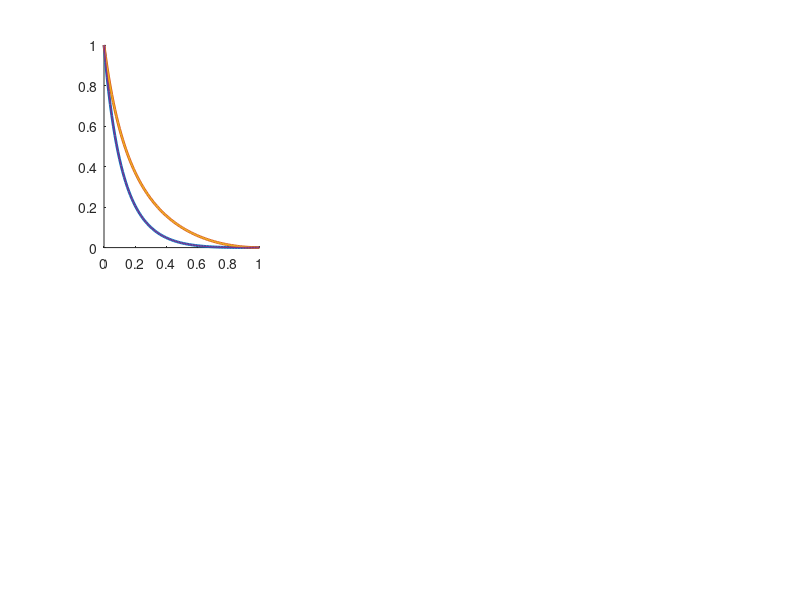

Recreate this plot in MATLAB. (Note: this script raises an error after producing the figure.)
% This script generates Fig. S2, which plots the coalescence probabilities 
% F, G, phi and gamma in terms of the fundamental model parameters r, m and
% N. The functions are simply plotted here, but for their derivations, see 
% the supplementary information of Rousset & Roze (2007).

close all
clearvars
clc

rR = [0 0.25 0.5]; % This array records different values of the recombination parameter r.
mR = 0:0.01:1; % This array records different values of the migration parameter m.
NR = [7 3]; % This array records different values of the deme size parameter N.

for cur_r = 1 : length(rR) % This for loop iterates over all values of the recombination parameter r in the array rR.
    
    r=rR(cur_r); 

for cur_m = 1 : length(mR) % This for loop iterates over all values of the migration parameter m in the array mR.
    
    m=mR(cur_m);
    
for cur_N = 1 : length(NR) % This for loop iterates over all values of the deme size parameter N in the array NR.
    
    N=NR(cur_N);

% The following four lines evaluate our coalescence probabilities for different values of N,m and r.    
gamma(cur_N,cur_m,cur_r) = ((-1+m)^3*(-12*(-1+r)^3-16*m^7*(-3+N)*(-2+N)*(-1+N)^3*(-1+r)^3+2*m^8*(-3+N)*(-2+N)*(-1+N)^3*(-1+r)^3+2*N^5*(-2+r)*r^2+4*N*(-1+r)*(-2+3*r)*(-5+4*r)+N^4*r*(-26+(44-17*r)*r)+N^3*(-1+r)*(18+13*r*(-7+4*r))-N^2*(-1+r)*(45+r*(-134+73*r))+m^6*(-2+N)*(-1+N)^2*(-1+r)*(168*(-1+r)^2+N*(-221+(448-225*r)*r)+N^2*(55+56*(-2+r)*r))-m^5*(-1+N)^2*(-1+r)*(-672*(-1+r)^2+N^3*(106+r*(-225+113*r))+4*N*(299+r*(-616+311*r))-2*N^2*(321+r*(-671+338*r)))+m^4*(-1+N)*(-1+r)*(840*(-1+r)^2+N^3*(-883+(1951-989*r)*r)+N^4*(122+r*(-281+143*r))-10*N*(229+r*(-476+241*r))+N^2*(2209+r*(-4750+2417*r)))+m^2*(-1+N)*(336*(-1+r)^3-N^3*(-1+r)*(260+r*(-756+397*r))-2*N*(-1+r)*(431+r*(-952+491*r))+N^2*(-1+r)*(751+r*(-1884+989*r))+N^4*(-24+r*(122+r*(-158+57*r))))-m^3*(-1+N)*(672*(-1+r)^3-4*N^3*(-1+r)*(159+2*r*(-193+99*r))-8*N*(-1+r)*(223+r*(-476+243*r))+4*N^2*(-1+r)*(415+r*(-947+488*r))+N^4*(-80+r*(298+r*(-334+115*r))))+m*(96*(-1+r)^3-4*N^5*r*(5+2*r*(-5+2*r))+22*N^2*(-1+r)*(19+r*(-49+26*r))-4*N*(-1+r)*(83+r*(-184+95*r))-N^3*(-1+r)*(230+r*(-743+403*r))+N^4*(-48+r*(278+r*(-364+131*r))))))/((-1+(-2+m)*m*(-1+N))*(-12*(-1+r)^3-9*m^8*(-3+N)*(-2+N)^2*(-1+N)^3*(-1+r)^3+m^9*(-3+N)*(-2+N)^2*(-1+N)^3*(-1+r)^3+2*N^5*(-2+r)*r^2+4*N*(-1+r)*(-2+3*r)*(-5+4*r)+N^4*r*(-26+(44-17*r)*r)+N^3*(-1+r)*(18+13*r*(-7+4*r))-N^2*(-1+r)*(45+r*(-134+73*r))+m^7*(-2+N)*(-1+N)^2*(-1+r)*(-216*(-1+r)^2+N^3*(-7+6*r)*(-5+6*r)+N^2*(-211+430*r-216*r^2)+N*(390-786*r+394*r^2))-m^6*(-2+N)*(-1+N)^2*(-1+r)*(-504*(-1+r)^2+N^2*(-466+(987-500*r)*r)+14*N*(63+r*(-129+65*r))+N^3*(76+r*(-167+84*r)))+m^5*(-2+N)*(-1+N)^2*(-1+r)*(-756*(-1+r)^2+42*N*(30+r*(-63+32*r))-3*N^2*(211+4*r*(-119+61*r))+N^3*(98+r*(-244+125*r)))+m*(-1+N)*(-108*(-1+r)^3+4*N^5*(-2+r)*r^2-2*N^4*r*(-5+3*r)*(-6+7*r)+3*N^3*(-1+r)*(22+r*(-108+61*r))+4*N*(-1+r)*(69+r*(-159+83*r))-N^2*(-1+r)*(227+r*(-680+369*r)))-m^2*(-1+N)*(-432*(-1+r)^3+2*N^5*r*(16+r*(-32+13*r))-6*N^2*(-1+r)*(193+5*r*(-100+53*r))+12*N*(-1+r)*(99+r*(-219+113*r))+N^3*(-1+r)*(484+r*(-1607+874*r))+6*N^4*(12+r*(-78+(106-39*r)*r)))+m^3*(-1+N)*(-1008*(-1+r)^3+140*N*(-1+r)*(21+r*(-45+23*r))+N^3*(-1+r)*(1583+6*r*(-716+379*r))-2*N^2*(-1+r)*(1592+r*(-3759+1957*r))+2*N^4*(174+r*(-764+(915-323*r)*r))+2*N^5*(-12+r*(74+r*(-101+37*r))))-m^4*(-1+N)*(-1512*(-1+r)^3+140*N*(-1+r)*(33+r*(-69+35*r))-4*N^2*(-1+r)*(1339+4*r*(-742+381*r))+N^3*(-1+r)*(2932+r*(-7029+3646*r))+N^4*(754+r*(-2771+(3077-1059*r)*r))+N^5*(-72+r*(298+r*(-348+121*r))))));
phi(cur_N,cur_m,cur_r) = -(((-1+m)^2*(-12*(-1+r)^3-9*m^8*(-3+N)*(-2+N)^2*(-1+N)^3*(-1+r)^3+m^9*(-3+N)*(-2+N)^2*(-1+N)^3*(-1+r)^3+2*N^5*(-2+r)*r^2+4*N*(-1+r)*(-2+3*r)*(-5+4*r)+N^4*r*(-26+(44-17*r)*r)+N^3*(-1+r)*(18+13*r*(-7+4*r))-N^2*(-1+r)*(45+r*(-134+73*r))+m^7*(-2+N)*(-1+N)^2*(-1+r)*(-216*(-1+r)^2+35*N^3*(-1+r)^2+N^2*(-211-212*(-2+r)*r)+N*(390-786*r+394*r^2))-m^6*(-2+N)*(-1+N)^2*(-1+r)*(-504*(-1+r)^2+N^3*(-1+r)*(-76+77*r)+N^2*(-466+(945-472*r)*r)+14*N*(63+r*(-129+65*r)))+m^5*(-2+N)*(-1+N)*(-1+r)*(756*(-1+r)^2+2*N^4*(-1+r)*(-49+52*r)+N^3*(-731-753*(-2+r)*r)-42*N*(48+r*(-99+50*r))+N^2*(1893+2*r*(-1977+998*r)))-m^4*(-1+N)*(-1512*(-1+r)^3+2*N^5*(-1+r)^2*(-36+43*r)+140*N*(-1+r)*(33+r*(-69+35*r))-4*N^2*(-1+r)*(1339+2*r*(-1439+732*r))+N^3*(-1+r)*(2932+r*(-6321+3194*r))+N^4*(754+r*(-2371+(2441-823*r)*r)))+m^3*(-1+N)*(-1008*(-1+r)^3+8*N^5*(-1+r)^2*(-3+5*r)+140*N*(-1+r)*(21+r*(-45+23*r))-2*N^2*(-1+r)*(1592+3*r*(-1203+619*r))+N^3*(-1+r)*(1583+2*r*(-1837+938*r))+N^4*(348+r*(-1168+(1253-429*r)*r)))+m^2*(-432*(-1+r)^3-8*N^6*(-1+r)^2*r+N^3*(-1+r)*(1642+15*r*(-279+146*r))+12*N*(-1+r)*(135+r*(-291+149*r))-2*N^2*(-1+r)*(1173+r*(-2748+1429*r))+N^4*(556+r*(-2097+(2362-815*r)*r))+N^5*(-72+r*(304+r*(-374+135*r))))+m*(108*(-1+r)^3-N^3*(-1+r)*(293-924*r+500*r^2)-2*N^5*r*(12+5*r*(-5+2*r))-4*N*(-1+r)*(96+r*(-213+110*r))+N^2*(-1+r)*(503+r*(-1292+685*r))+N^4*(-66+r*(360+r*(-465+167*r))))))/((-1+(-2+m)*m*(-1+N))*(-12*(-1+r)^3-9*m^8*(-3+N)*(-2+N)^2*(-1+N)^3*(-1+r)^3+m^9*(-3+N)*(-2+N)^2*(-1+N)^3*(-1+r)^3+2*N^5*(-2+r)*r^2+4*N*(-1+r)*(-2+3*r)*(-5+4*r)+N^4*r*(-26+(44-17*r)*r)+N^3*(-1+r)*(18+13*r*(-7+4*r))-N^2*(-1+r)*(45+r*(-134+73*r))+m^7*(-2+N)*(-1+N)^2*(-1+r)*(-216*(-1+r)^2+N^3*(-7+6*r)*(-5+6*r)+N^2*(-211+430*r-216*r^2)+N*(390-786*r+394*r^2))-m^6*(-2+N)*(-1+N)^2*(-1+r)*(-504*(-1+r)^2+N^2*(-466+(987-500*r)*r)+14*N*(63+r*(-129+65*r))+N^3*(76+r*(-167+84*r)))+m^5*(-2+N)*(-1+N)^2*(-1+r)*(-756*(-1+r)^2+42*N*(30+r*(-63+32*r))-3*N^2*(211+4*r*(-119+61*r))+N^3*(98+r*(-244+125*r)))+m*(-1+N)*(-108*(-1+r)^3+4*N^5*(-2+r)*r^2-2*N^4*r*(-5+3*r)*(-6+7*r)+3*N^3*(-1+r)*(22+r*(-108+61*r))+4*N*(-1+r)*(69+r*(-159+83*r))-N^2*(-1+r)*(227+r*(-680+369*r)))-m^2*(-1+N)*(-432*(-1+r)^3+2*N^5*r*(16+r*(-32+13*r))-6*N^2*(-1+r)*(193+5*r*(-100+53*r))+12*N*(-1+r)*(99+r*(-219+113*r))+N^3*(-1+r)*(484+r*(-1607+874*r))+6*N^4*(12+r*(-78+(106-39*r)*r)))+m^3*(-1+N)*(-1008*(-1+r)^3+140*N*(-1+r)*(21+r*(-45+23*r))+N^3*(-1+r)*(1583+6*r*(-716+379*r))-2*N^2*(-1+r)*(1592+r*(-3759+1957*r))+2*N^4*(174+r*(-764+(915-323*r)*r))+2*N^5*(-12+r*(74+r*(-101+37*r))))-m^4*(-1+N)*(-1512*(-1+r)^3+140*N*(-1+r)*(33+r*(-69+35*r))-4*N^2*(-1+r)*(1339+4*r*(-742+381*r))+N^3*(-1+r)*(2932+r*(-7029+3646*r))+N^4*(754+r*(-2771+(3077-1059*r)*r))+N^5*(-72+r*(298+r*(-348+121*r)))))));
F(cur_N,cur_m,cur_r) = (1-m)^2 / ( (1-m)^2 + N*(1-(1-m)^2)) ;
G(cur_N,cur_m,cur_r) = (((1-m)^3) * (1+3*F(cur_N,cur_m,cur_r)*(N-1)) ) / (N^2 - ((1-m)^3)*(N-1)*(N-2) ) ;

end
end
end

% The following four lines define four different colours, each to be used
% to plot a different coalescence probability (F,F,phi,gamma).
col1 = [0, 0.4470, 0.7410];
col2 = [0.8500, 0.3250, 0.0980];
col3 = [0.9290, 0.6940, 0.1250]	;
col4 = [0.4940, 0.1840, 0.5560]	;

% The remainder of the script generates the figure, which comprises a range
% of plots of the coalescence probabilities N, G , phi and gamma. Subplot 1
% has N=3 & r=0. Subplot 2 has N=3 & r=0.25. Subplot 3 has N=3 & r=0.5. 
for i= 1 : length(rR)
subplot(2,3,i) 
hold on
if i==1
% The following two line plots have increased thickness so that they are 
% still visible despite other line plots lying directly on top of them.
% This extra thickness isn't required in all subplots, hence why the if
% operator is used to only apply it to one subplot. 
plot(mR,gamma(2,:,i),'Color',col1,'LineWidth',2,'LineStyle','-') 
plot(mR,phi(2,:,i),'Color',col2,'LineWidth',2,'LineStyle','-')
else 
plot(mR,gamma(2,:,i),'Color',col1,'LineWidth',1,'LineStyle','-')
plot(mR,phi(2,:,i),'Color',col2,'LineWidth',1,'LineStyle','-')
end
plot(mR,F(2,:,i),'Color',col3,'LineWidth',1,'LineStyle','-')
plot(mR,G(2,:,i),'Color',col4,'LineWidth',1,'LineStyle','-')
H=gca;
H.LineWidth=1.5;
set(gca,'FontWeight','bold')
end    
hold off

subplot(2,3,4:6) % Subplot 4 has N=3 or 7 and & r=0.25. 
hold on
plot(mR,gamma(1,:,2),'Color',col1,'LineWidth',0.75,'LineStyle','--')
plot(mR,phi(1,:,2),'Color',col2,'LineWidth',0.75,'LineStyle','--')
plot(mR,F(1,:,2),'Color',col3,'LineWidth',0.75,'LineStyle','--')
plot(mR,G(1,:,2),'Color',col4,'LineWidth',0.75,'LineStyle','--')
plot(mR,gamma(2,:,2),'Color',col1,'LineWidth',1,'LineStyle','-')
plot(mR,phi(2,:,2),'Color',col2,'LineWidth',1,'LineStyle','-')
plot(mR,F(2,:,2),'Color',col3,'LineWidth',1,'LineStyle','-')
plot(mR,G(2,:,2),'Color',col4,'LineWidth',1,'LineStyle','-')
hold off
H=gca;
H.LineWidth=1.5;
set(gca,'FontWeight','bold')
set(gcf,'color','white')
